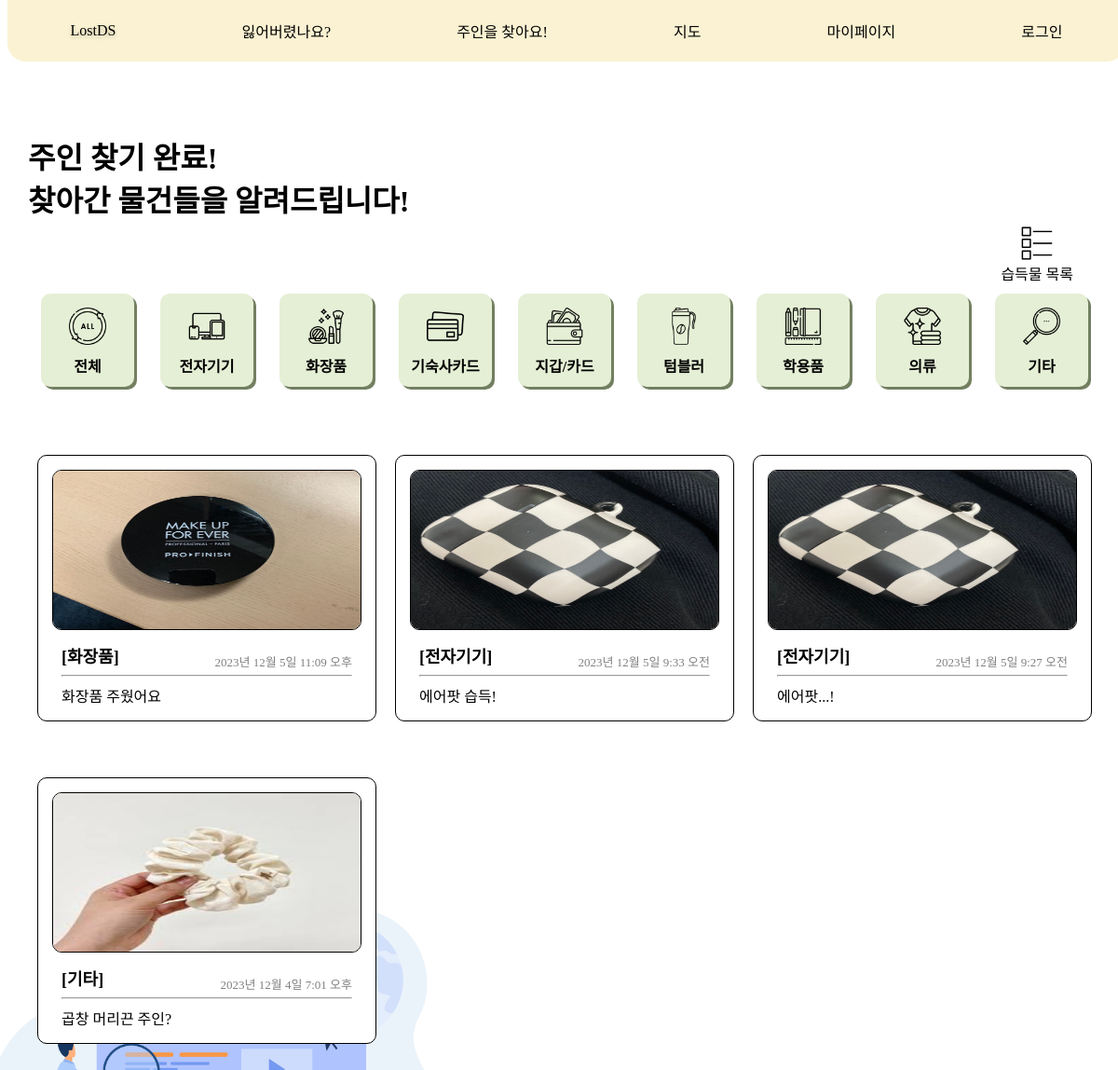
Page /message/complete_post/ on the committed database.
### message/models.py (models this page shows, shortened)
class Category(models.Model):
    name = models.CharField(max_length=10, unique=True)
    slug = models.SlugField(max_length=100, unique=True, allow_unicode=True)
    head_image = models.ImageField(upload_to='message/images/category/', blank=True)
    def __str__(self):
        return self.name
    def get_absolute_url_complete(self):
        return f'/message/complete/category/{self.slug}/'
    class Meta:
        verbose_name_plural = 'Categories'

class CompleteItem(models.Model):
    title = models.CharField(max_length=30)
    author = models.ForeignKey(settings.AUTH_USER_MODEL, null=True, on_delete=models.SET_NULL)
    place = models.CharField(max_length=15, null=True)
    created_at = models.DateTimeField()
    category = models.ForeignKey(Category, null=True, on_delete=models.SET_NULL)
    head_image = models.ImageField(upload_to='message/images/complete/%Y/%m/%d/', blank=True)
    content = models.TextField()
    def __str__(self):
        return f'{self.title}'
    def get_absolute_url(self):
        return f'/message/complete_post/{self.pk}/'

### message/views.py (the view)
# urls.py: path('complete_post/', views.completeList.as_view()),
class completeList(ListView):
    model = CompleteItem
    ordering = '-pk'
    paginate_by = 9
    template_name = 'message/completeItem_list.html'
    def get_context_data(self, **kwargs):
        context = super(completeList, self).get_context_data()
        context['categories'] = Category.objects.all()
        return context

### message/templates/message/completeItem_list.html (shortened to what this page needs)
{% extends 'message/base_html/base_list.html' %}
{% load static %}
{% block content %}
<div class="main-title main-title-font">
    주인 찾기 완료!<br/>찾아간 물건들을 알려드립니다!
</div>
<div class="post-button">
    <a class="detail-link-new-post" href="/message/find/">
        <div class="post-list-move-button">
            <img src="/static/message/image/list.png" width="40" height="40">
            습득물 목록
        </div>
    </a>
</div>
<div class="category-container">
    <div class="category-content">
        <a class="detail-link" href="/message/complete_post/">
            <div class="icon-text-wrapper">
                <img src="/static/message/image/all.png" width="40" height="40">
                <div class="category-font">전체</div>
            </div>
        </a>
    </div>
    {% for category in categories %}
    <div class="category-content">
        <a class="detail-link" href="{{ category.get_absolute_url_complete }}">
            <div class="icon-text-wrapper">
                <img src="{{ category.head_image.url }}" width="40" height="40">
                <div class="category-font">{{ category }}</div>
            </div>
        </a>
    </div>
    {% endfor %}
</div>
<br/>
{% endblock %}

### message/templates/message/base_html/base_list.html (shortened to what this page needs)
<!DOCTYPE html>
{% load static %}
<html lang="ko">
<head>
    <link rel="stylesheet" href="{% static 'message/css/base_list.css' %}" media="screen"/>
</head>
<body>
<div style="display: flex; flex-direction: column;">
    <navigation class="nav">
        <a href='/' class='main'>LostDS</a>
        <a href="/message/ask/" class='item'>잃어버렸나요?</a>
        <a href="/message/find/" class='item'>주인을 찾아요!</a>
        <a href='https://map.naver.com/p/search/%EB%8D%95%EC%84%B1%EC%97%AC%EC%9E%90%EB%8C%80%ED%95%99%EA%B5%90?c=15.00,0,0,0,dh'
           class='item'>지도</a>
        <a href="{% url 'mypage' %}" class='item'>마이페이지</a>
        {% if user.is_authenticated %}
        <a href="/login/logout/" class='item'>로그아웃</a>
        {% else %}
        <a href="{% url 'user:login' %}" class='item'>로그인</a>
        {% endif %}
    </navigation>
    <div class="container">
        {% block content %}
        {% endblock %}
        <div class="post-container">
            {% for item in object_list %}
            <a class="detail-link" href="{{ item.get_absolute_url }}">
                <div class="post-content">
                    {% if item.head_image %}
                    <img class="post-image" src="{{ item.head_image.url }}" width="330px" height="170px"
                         alt="{{ item }} head image">
                    {% else %}
                    <img class="post-image" src="https://picsum.photos/seed/{{ item.id }}/330/170"
                         alt="random_image">
                    {% endif %}
                    <div class="post-text-box">
                        <div class="post-category-font">
                            [{{ item.category }}]
                            <span class="post-created_at-font">
                                    {{ item.created_at }}
                                </span>
                        </div>
                        <hr/>
                        <div class="post-title-font">
                            {{ item.title | truncatechars:20 }}
                        </div>
                    </div>
                </div>
            </a>
            {% endfor %}
        </div>
    </div>
</div>
</body>
</html>

### message/static/message/css/base_list.css (style rules this page uses)
body { font-family: 'EASTARJET-Medium'; background-image: url(/static/message/image/list.jpg); background-position: left -50px bottom -40px; background-size: 560px 400px; background-attachment: fixed; background-repeat: no-repeat; caret-color: transparent; }
.container { width: 1140px; display: grid; margin: 136px auto 70px auto; }
.detail-link, .detail-link:link, .detail-link:visited, .detail-link:hover, .detail-link:active, .detail-link-new-post { color: black; text-decoration-line: none; }
.main { font-family: 'PuradakGentleGothicR'; font-size: 30; filter: drop-shadow(0px 2px 2px rgba(0, 0, 0, 0.221)); }
.nav { position: fixed; top: 0; width: 100%; height: 66px; border-radius: 0px 0px 20px 20px; display: flex; justify-content: space-around; align-items: center; background-color: #FAF2D2; z-index : 10; }
.main, .item { text-decoration: none; color: #000000; transition: .2s; }
.category-container { display: flex; justify-content: center; }
.category-content { width: 80px; height: 80px; padding: 10px; margin: 5px auto; border-radius: 10px; background: #E5EFD5; box-shadow: 3px 3px #737F61; }
.icon-text-wrapper { display: flex; margin-top: 5px; flex-direction: column; align-items: center; }
.post-container { display: grid; grid-template-columns: repeat(3, 1fr); margin: 20px auto; }
.post-content { background: white; max-width: 100%; padding: 15px; margin: 10px; margin-bottom: 50px; border: 1px solid black; border-radius: 10px; }
.post-image { border: 1px solid black; border-radius: 10px; }
.post-text-box { background: #FFFFFF; padding: 10px 10px 0px 10px; border-radius: 0 0 10px 10px; }
.main-title-font { font-size: xx-large; font-weight: 900; }
.category-font { margin-top: 10px; font-size: lg; font-weight: 700; }
.post-title-font { font-size: medium; font-weight: 500; }
.post-category-font { font-size: large; font-weight: 700; }
.post-created_at-font { color: gray; float: inline-end; font-size: small; font-weight: 300; margin-top: 10px; }
.post-button { display: flex; justify-content: flex-end; }
.post-list-move-button, .post-create-button { display: flex; flex-direction: column; align-items: center; margin: 5px 30px 5px 0px; }

### rows in the picture
Category: head_image (picture), name "전자기기"
Category: head_image (picture), name "화장품"
Category: head_image (picture), name "기숙사카드"
Category: head_image (picture), name "지갑/카드"
Category: head_image (picture), name "텀블러"
Category: head_image (picture), name "학용품"
Category: head_image (picture), name "의류"
Category: head_image (picture), name "기타"
CompleteItem: head_image (picture), category "화장품", created_at "2023년 12월 5일 11:09 오후", title "화장품 주웠어요"
CompleteItem: head_image (picture), category "전자기기", created_at "2023년 12월 5일 9:33 오전", title "에어팟 습득!"
CompleteItem: head_image (picture), category "전자기기", created_at "2023년 12월 5일 9:27 오전", title "에어팟...!"
CompleteItem: head_image (picture), category "기타", created_at "2023년 12월 4일 7:01 오후", title "곱창 머리끈 주인?"
